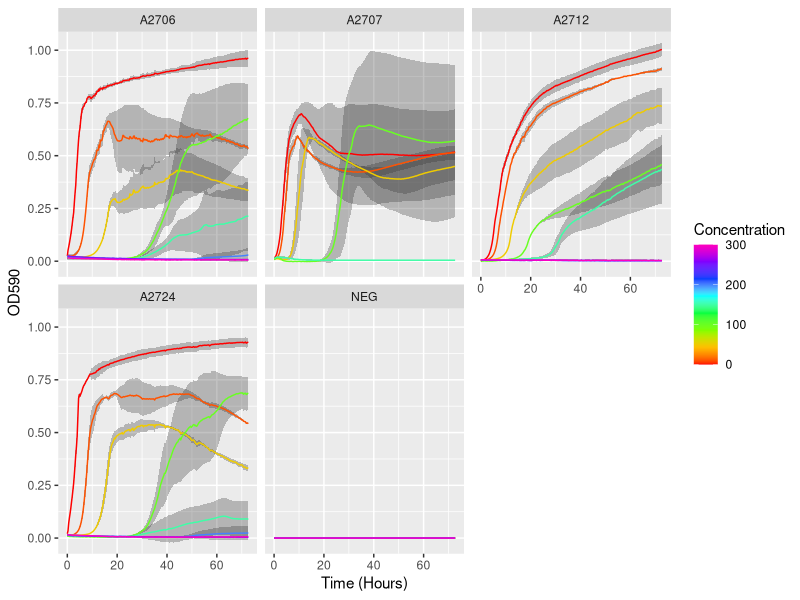
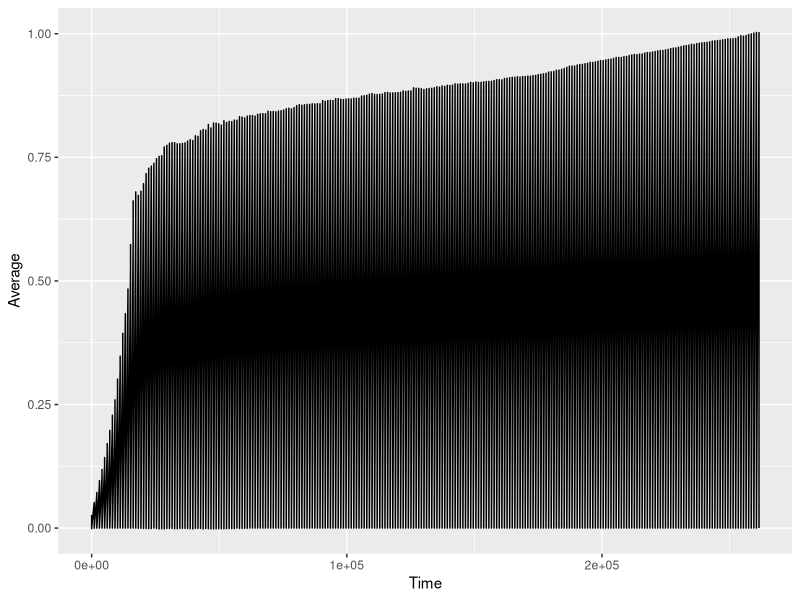
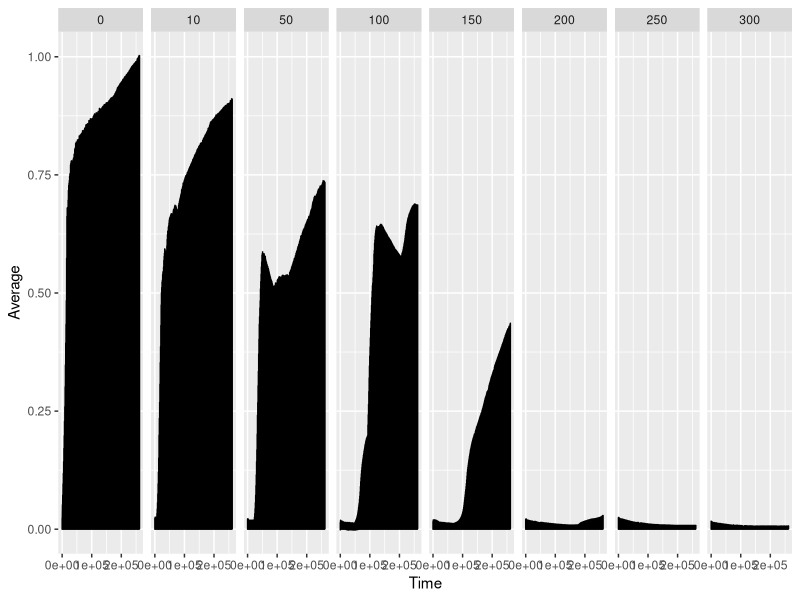
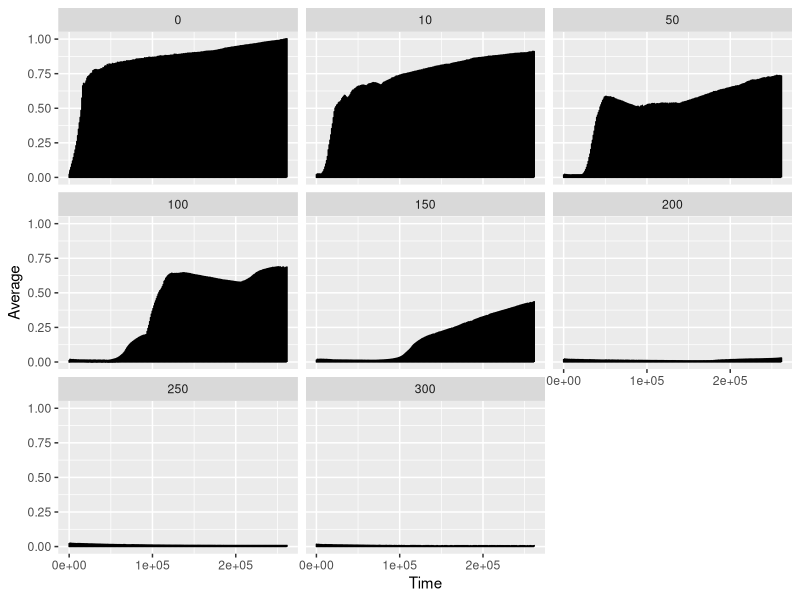
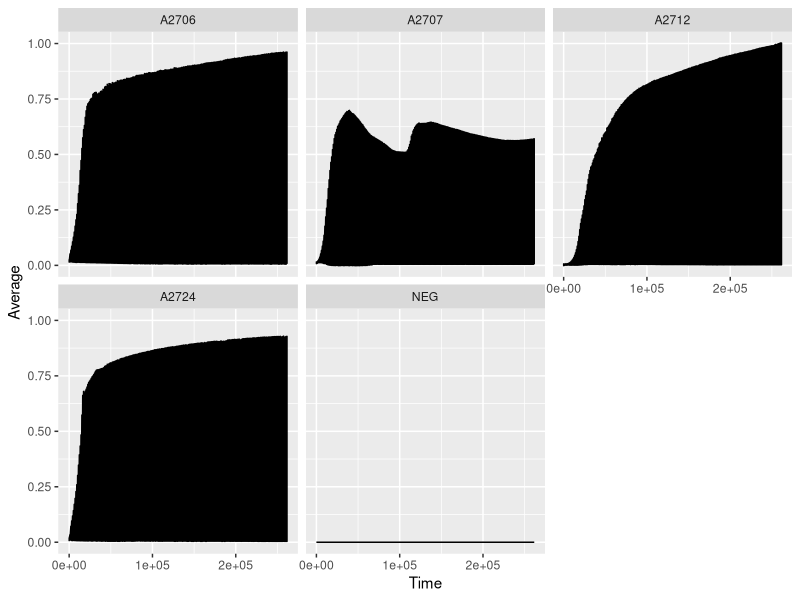
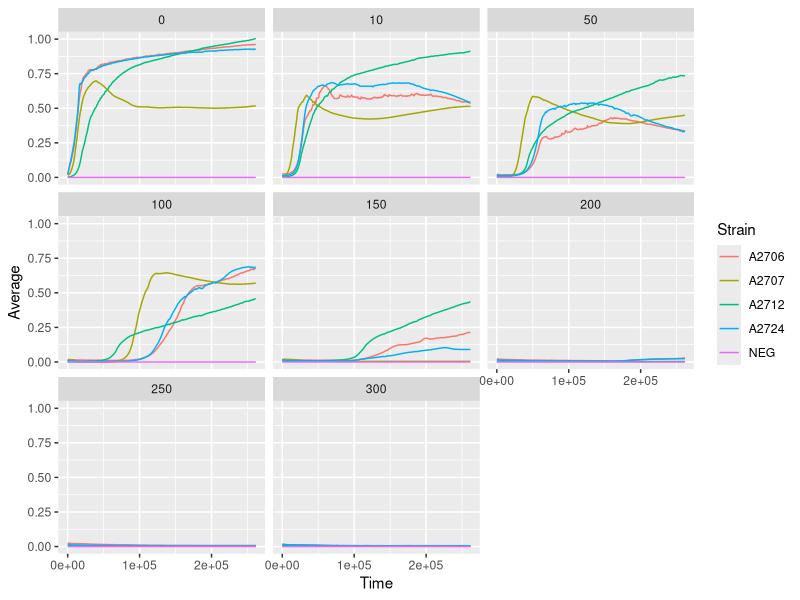
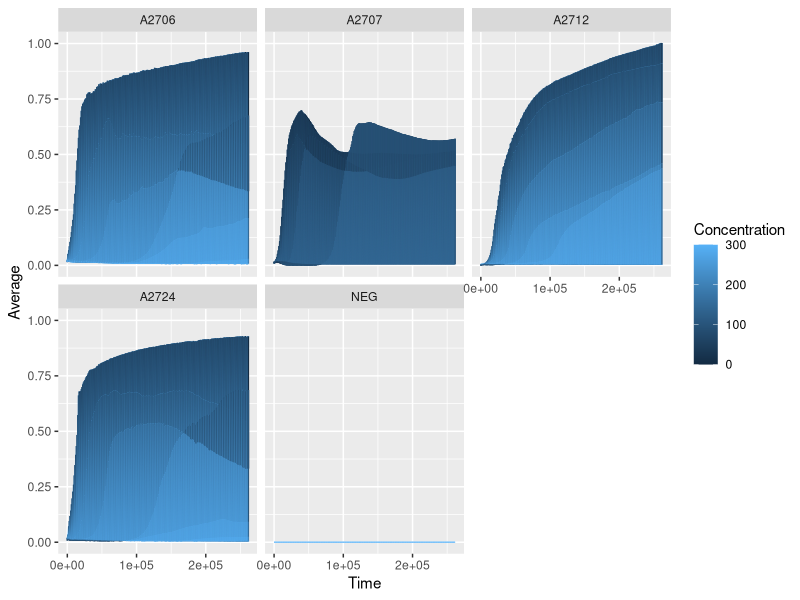
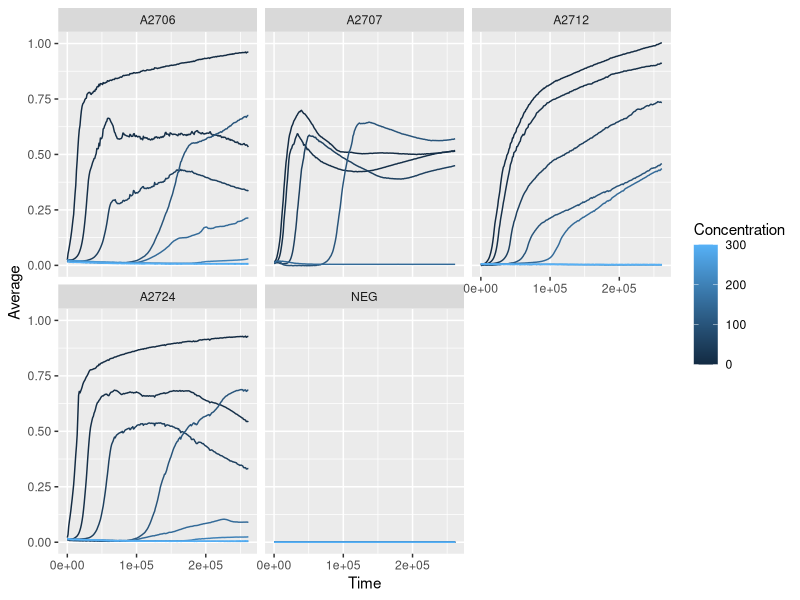

The R script that drew these images, in order:
#much of this tutorial comes from Brian Connelly's tutorial
#(http://bconnelly.net/2014/04/analyzing-microbial-growth-with-r/)

library(reshape2)
library(dplyr)
library(ggplot2)

# Read in the raw data
rawdata <- read.csv("gc.rawdata.csv")

#read in platemap (created manually)
platemap <- read.csv("20160425_Platemap_High_MIC.csv")

#define well names
labels=c("Time", "A01", "A02", "A03", "A04", "A05", "A06", "A07", "A08", "A09", "A10", "A11", "A12", "B01", "B02", "B03", "B04", "B05", "B06", "B07", "B08", "B09", "B10", "B11", "B12", "C01", "C02", "C03", "C04", "C05", "C06", "C07", "C08", "C09", "C10", "C11", "C12", "D01", "D02", "D03", "D04", "D05", "D06", "D07", "D08", "D09", "D10", "D11", "D12", "E01", "E02", "E03", "E04", "E05", "E06", "E07", "E08", "E09", "E10", "E11", "E12", "F01", "F02", "F03", "F04", "F05", "F06", "F07", "F08", "F09", "F10", "F11", "F12", "G01", "G02", "G03", "G04", "G05", "G06", "G07", "G08", "G09", "G10", "G11", "G12", "H01", "H02", "H03", "H04", "H05", "H06", "H07", "H08", "H09", "H10", "H11", "H12")

#make well names column names
colnames(rawdata)=labels

#remove s from time column (this is probably unique to my gc output)
rawdata$Time=gsub('s', '', rawdata$Time)

# Tidy the data: move from wide (each well as a column)
# to long (one column with all wells)
reshaped <- melt(rawdata, id="Time", variable.name="Well",
                 value.name="OD590")

# Put plate map info next to each corresponding well
annotated <- inner_join(reshaped, platemap, by="Well")

#make OD590 a number
annotated$OD590=as.numeric(annotated$OD590)

#make time a number
annotated$Time=as.numeric(annotated$Time)

# Group the data by the different experimental variables and calculate the
# sample size, average OD590, and standard deviation around the mean.
stats=group_by(annotated, Strain, Concentration, Time) %>%
  summarise(N=length(OD590),
            Average=mean(OD590),
            SD=sd(OD590))

# Plot the average OD590 over time for each strain in each environment
ggplot(data=stats, aes(x=Time/3600, y=Average, color=Concentration, group=Concentration)) +
  geom_ribbon(aes(ymin=Average-SD, ymax=Average+SD, color=Concentration),
              color=NA, alpha=0.3) +
  geom_line(aes(color=Concentration)) +
  scale_color_gradientn(colours=rainbow(8)) +
  facet_wrap(~Strain, nrow=2) +
  labs(x="Time (Hours)", y="OD590")

##Let's start plotting from the beginning
#GC without faceting 
ggplot(data=stats, aes(x=Time, y=Average)) +
  geom_line() 

#faceting by arsenic concentration (grid v. wrap)
ggplot(data=stats, aes(x=Time, y=Average)) +
  geom_line() +
  facet_grid(~Concentration)

ggplot(data=stats, aes(x=Time, y=Average)) +
  geom_line() +
  facet_wrap(~Concentration)


#What if we facet by strain?
ggplot(data=stats, aes(x=Time, y=Average)) +
  geom_line() +
  facet_wrap(~Strain)

#add color to split variables further
ggplot(data=stats, aes(x=Time, y=Average, color=Strain)) +
  geom_line() +
  facet_wrap(~Concentration)

#try the same thing but facet by strain
ggplot(data=stats, aes(x=Time, y=Average, color=Concentration)) +
  geom_line() +
  facet_wrap(~Strain)

#For comparing concentrations, we need to group! 
#(think about our earlier groupings where we put
#strain ahead of concentration)
ggplot(data=stats, aes(x=Time, y=Average, color=Concentration, group=Concentration)) +
  geom_line() +
  facet_wrap(~Strain)

#improvements (color)
ggplot(data=stats, aes(x=Time, y=Average, color=Concentration, group=Concentration)) +
  geom_line() +
  facet_wrap(~Strain) +
  scale_color_gradientn(colours=rainbow(8)) 

#improvements (time)
ggplot(data=stats, aes(x=Time/3600, y=Average, color=Concentration, group=Concentration)) +
  geom_line() +
  facet_wrap(~Strain) +
  scale_color_gradientn(colours=rainbow(8)) 

#axes labels
ggplot(data=stats, aes(x=Time/3600, y=Average, color=Concentration, group=Concentration)) +
  geom_line() +
  facet_wrap(~Strain) +
  scale_color_gradientn(colours=rainbow(8)) +
  labs(x="Time (Hours)", y="OD590")

#errorbars
ggplot(data=stats, aes(x=Time/3600, y=Average, color=Concentration, group=Concentration)) +
  geom_ribbon(aes(ymin=Average-SD, ymax=Average+SD), color=NA, alpha=0.2) +
  geom_line() +
  facet_wrap(~Strain) +
  scale_color_gradientn(colours=rainbow(8)) +
  labs(x="Time (Hours)", y="OD590")

#themes
ggplot(data=stats, aes(x=Time/3600, y=Average, color=Concentration, group=Concentration)) +
  geom_ribbon(aes(ymin=Average-SD, ymax=Average+SD), color=NA, alpha=0.2) +
  geom_line() +
  facet_wrap(~Strain) +
  scale_color_gradientn(colours=rainbow(8)) +
  labs(x="Time (Hours)", y="OD590") +
  theme_minimal()

#fonts in themes
ggplot(data=stats, aes(x=Time/3600, y=Average, color=Concentration, group=Concentration)) +
  geom_ribbon(aes(ymin=Average-SD, ymax=Average+SD), color=NA, alpha=0.2) +
  geom_line() +
  facet_wrap(~Strain) +
  scale_color_gradientn(colours=rainbow(8)) +
  labs(x="Time (Hours)", y="OD590") +
theme_minimal(base_size = 11, base_family = "serif")

#other types of error bars
ggplot(data=stats, aes(x=Time/3600, y=Average, group=Concentration)) +
  geom_errorbar(aes(ymin=Average-SD, ymax=Average+SD)) +
  geom_point(aes(color=Concentration)) +
  facet_wrap(~Strain) +
  scale_color_gradientn(colours=rainbow(8)) +
  labs(x="Time (Hours)", y="OD590") +
  xlim(0,10)
